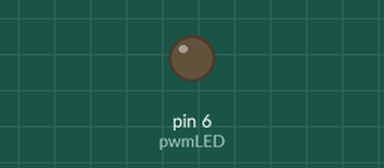
Simulated run of this sketch. Board: Arduino Uno, built with avr-gcc and run on an emulated ATmega328P. On the bench: output pins drawn as LEDs (lit = HIGH).

Above: at 0.05 s.
At 1.45 s:
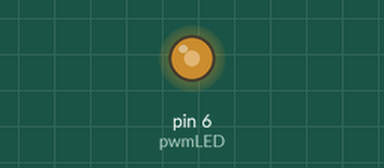
At 2.85 s:
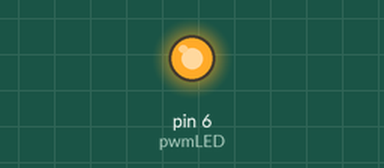
At 5.7 s:
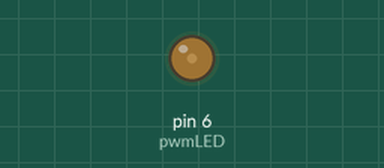
Timing chart, 0 to 9.4 s (numbered marks = the images above):
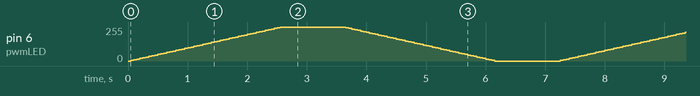

The sketch:

Bab_4_Code_Mengatur_Kecerahan_LED_Menggunakan_PWM.ino
```cpp
/**
 * Author       : Saga Kusuma Wijaya
 * Date Created : 9 May 2019
 * Project      : Tutorial Arduino ATM
 * Dedicated to : emtronics
 * Youtube      : https://www.youtube.com/channel/UCW4GRacd319Ml2cv-B9-uxg
 * Instagram    : https://www.instagram.com/emtronics.official/
 * Facebook     : https://web.facebook.com/emtronics.official/
 * Website      : https://sagakusumawijaya94.wordpress.com/tutorials/arduino-tutorial/
 * Github       : https://github.com/sagakusumawijaya/Arduino-ATM
 * Email        : emtronics.2018@gmail.com
 **/

#define pwmLED 6

void setup() {
	pinMode(pwmLED, OUTPUT);
}

void loop() {
	// for-loop digunakan untuk meningkatkan kecerahan led
	for (int i = 0; i <= 255; i += 5) {
		analogWrite(pwmLED, i);
		delay(50);
	}
	delay(1000);  // tunggu 1 detik ketika led berada di titik paling terang

	// for-loop digunakan untuk menurunkan kecerahan led
	for (int i = 255; i >= 0; i -= 5) {
		analogWrite(pwmLED, i);
		delay(50);
	}
	delay(1000);  // tunggu 1 detik ketika led berada di titik paling redup (led padam(
}
```
